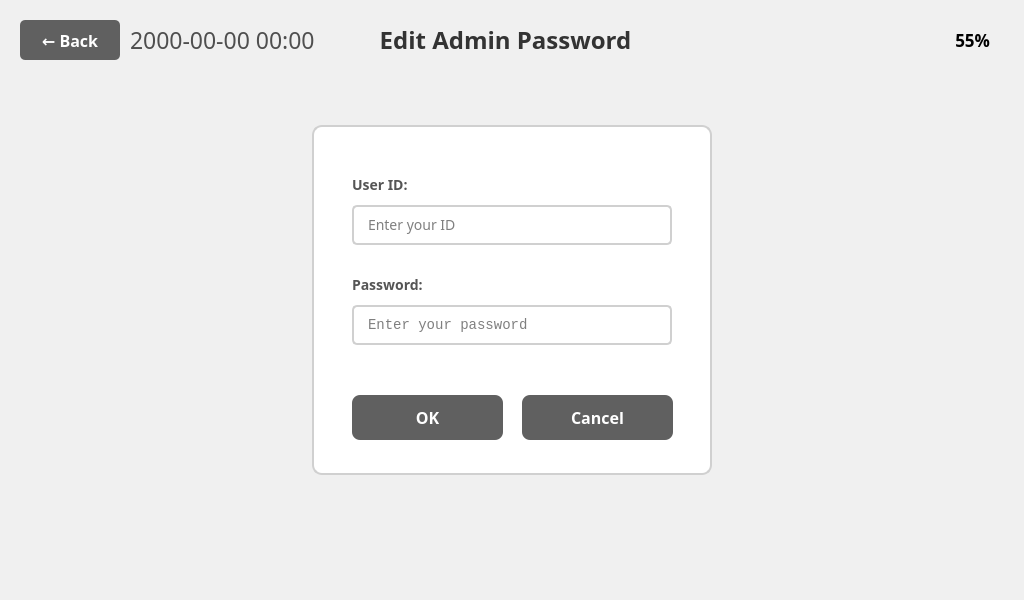
<?xml version="1.0" encoding="UTF-8"?>
<ui version="4.0">
 <class>AdminPwEdit1ViewWindow</class>
 <widget class="QWidget" name="AdminPwEdit1ViewWindow">
  <property name="geometry">
   <rect>
    <x>0</x>
    <y>0</y>
    <width>1024</width>
    <height>600</height>
   </rect>
  </property>
  <property name="font">
   <font>
    <family>Pretendard</family>
   </font>
  </property>
  <property name="styleSheet">
   <string notr="true">QWidget {
    background-color: #f0f0f0;
    font-family: 'Pretendard';
}</string>
  </property>
  <widget class="QWidget" name="main_widget" native="true">
   <property name="geometry">
    <rect>
     <x>0</x>
     <y>0</y>
     <width>1024</width>
     <height>600</height>
    </rect>
   </property>
   <widget class="QWidget" name="header_widget" native="true">
    <property name="geometry">
     <rect>
      <x>0</x>
      <y>0</y>
      <width>1024</width>
      <height>70</height>
     </rect>
    </property>
    <widget class="QPushButton" name="pushButton_back">
     <property name="geometry">
      <rect>
       <x>20</x>
       <y>20</y>
       <width>100</width>
       <height>40</height>
      </rect>
     </property>
     <property name="font">
      <font>
       <family>Pretendard</family>
       <pointsize>-1</pointsize>
       <weight>75</weight>
       <bold>true</bold>
      </font>
     </property>
     <property name="styleSheet">
      <string notr="true">QPushButton {
    background-color: #606060;
    color: white;
    border: none;
    border-radius: 5px;
    font-size: 16px;
    font-weight: bold;
}
QPushButton:hover {
    background-color: #707070;
}
QPushButton:pressed {
    background-color: #505050;
}</string>
     </property>
     <property name="text">
      <string>← Back</string>
     </property>
    </widget>
    <widget class="QLabel" name="label_title">
     <property name="geometry">
      <rect>
       <x>380</x>
       <y>20</y>
       <width>251</width>
       <height>40</height>
      </rect>
     </property>
     <property name="font">
      <font>
       <family>Pretendard</family>
       <pointsize>-1</pointsize>
       <weight>75</weight>
       <bold>true</bold>
      </font>
     </property>
     <property name="styleSheet">
      <string notr="true">QLabel {
    font-size: 24px;
    font-weight: bold;
    color: #333333;
}</string>
     </property>
     <property name="text">
      <string>Edit Admin Password</string>
     </property>
     <property name="alignment">
      <set>Qt::AlignCenter</set>
     </property>
    </widget>
    <widget class="QLabel" name="label_DateNClock">
     <property name="geometry">
      <rect>
       <x>130</x>
       <y>20</y>
       <width>221</width>
       <height>40</height>
      </rect>
     </property>
     <property name="palette">
      <palette>
       <active>
        <colorrole role="WindowText">
         <brush brushstyle="SolidPattern">
          <color alpha="255">
           <red>79</red>
           <green>79</green>
           <blue>79</blue>
          </color>
         </brush>
        </colorrole>
        <colorrole role="Button">
         <brush brushstyle="SolidPattern">
          <color alpha="255">
           <red>240</red>
           <green>240</green>
           <blue>240</blue>
          </color>
         </brush>
        </colorrole>
        <colorrole role="Base">
         <brush brushstyle="SolidPattern">
          <color alpha="255">
           <red>240</red>
           <green>240</green>
           <blue>240</blue>
          </color>
         </brush>
        </colorrole>
        <colorrole role="Window">
         <brush brushstyle="SolidPattern">
          <color alpha="255">
           <red>240</red>
           <green>240</green>
           <blue>240</blue>
          </color>
         </brush>
        </colorrole>
       </active>
       <inactive>
        <colorrole role="WindowText">
         <brush brushstyle="SolidPattern">
          <color alpha="255">
           <red>79</red>
           <green>79</green>
           <blue>79</blue>
          </color>
         </brush>
        </colorrole>
        <colorrole role="Button">
         <brush brushstyle="SolidPattern">
          <color alpha="255">
           <red>240</red>
           <green>240</green>
           <blue>240</blue>
          </color>
         </brush>
        </colorrole>
        <colorrole role="Base">
         <brush brushstyle="SolidPattern">
          <color alpha="255">
           <red>240</red>
           <green>240</green>
           <blue>240</blue>
          </color>
         </brush>
        </colorrole>
        <colorrole role="Window">
         <brush brushstyle="SolidPattern">
          <color alpha="255">
           <red>240</red>
           <green>240</green>
           <blue>240</blue>
          </color>
         </brush>
        </colorrole>
       </inactive>
       <disabled>
        <colorrole role="WindowText">
         <brush brushstyle="SolidPattern">
          <color alpha="255">
           <red>120</red>
           <green>120</green>
           <blue>120</blue>
          </color>
         </brush>
        </colorrole>
        <colorrole role="Button">
         <brush brushstyle="SolidPattern">
          <color alpha="255">
           <red>240</red>
           <green>240</green>
           <blue>240</blue>
          </color>
         </brush>
        </colorrole>
        <colorrole role="Base">
         <brush brushstyle="SolidPattern">
          <color alpha="255">
           <red>240</red>
           <green>240</green>
           <blue>240</blue>
          </color>
         </brush>
        </colorrole>
        <colorrole role="Window">
         <brush brushstyle="SolidPattern">
          <color alpha="255">
           <red>240</red>
           <green>240</green>
           <blue>240</blue>
          </color>
         </brush>
        </colorrole>
       </disabled>
      </palette>
     </property>
     <property name="font">
      <font>
       <family>Pretendard</family>
       <pointsize>17</pointsize>
       <weight>50</weight>
       <bold>false</bold>
      </font>
     </property>
     <property name="text">
      <string>2000-00-00 00:00</string>
     </property>
     <property name="alignment">
      <set>Qt::AlignLeading|Qt::AlignLeft|Qt::AlignVCenter</set>
     </property>
    </widget>
    <widget class="QLabel" name="label_BatteryGuage">
     <property name="geometry">
      <rect>
       <x>840</x>
       <y>20</y>
       <width>150</width>
       <height>40</height>
      </rect>
     </property>
     <property name="palette">
      <palette>
       <active>
        <colorrole role="WindowText">
         <brush brushstyle="SolidPattern">
          <color alpha="255">
           <red>0</red>
           <green>0</green>
           <blue>0</blue>
          </color>
         </brush>
        </colorrole>
        <colorrole role="Button">
         <brush brushstyle="SolidPattern">
          <color alpha="255">
           <red>240</red>
           <green>240</green>
           <blue>240</blue>
          </color>
         </brush>
        </colorrole>
        <colorrole role="Base">
         <brush brushstyle="SolidPattern">
          <color alpha="255">
           <red>240</red>
           <green>240</green>
           <blue>240</blue>
          </color>
         </brush>
        </colorrole>
        <colorrole role="Window">
         <brush brushstyle="SolidPattern">
          <color alpha="255">
           <red>240</red>
           <green>240</green>
           <blue>240</blue>
          </color>
         </brush>
        </colorrole>
       </active>
       <inactive>
        <colorrole role="WindowText">
         <brush brushstyle="SolidPattern">
          <color alpha="255">
           <red>0</red>
           <green>0</green>
           <blue>0</blue>
          </color>
         </brush>
        </colorrole>
        <colorrole role="Button">
         <brush brushstyle="SolidPattern">
          <color alpha="255">
           <red>240</red>
           <green>240</green>
           <blue>240</blue>
          </color>
         </brush>
        </colorrole>
        <colorrole role="Base">
         <brush brushstyle="SolidPattern">
          <color alpha="255">
           <red>240</red>
           <green>240</green>
           <blue>240</blue>
          </color>
         </brush>
        </colorrole>
        <colorrole role="Window">
         <brush brushstyle="SolidPattern">
          <color alpha="255">
           <red>240</red>
           <green>240</green>
           <blue>240</blue>
          </color>
         </brush>
        </colorrole>
       </inactive>
       <disabled>
        <colorrole role="WindowText">
         <brush brushstyle="SolidPattern">
          <color alpha="255">
           <red>120</red>
           <green>120</green>
           <blue>120</blue>
          </color>
         </brush>
        </colorrole>
        <colorrole role="Button">
         <brush brushstyle="SolidPattern">
          <color alpha="255">
           <red>240</red>
           <green>240</green>
           <blue>240</blue>
          </color>
         </brush>
        </colorrole>
        <colorrole role="Base">
         <brush brushstyle="SolidPattern">
          <color alpha="255">
           <red>240</red>
           <green>240</green>
           <blue>240</blue>
          </color>
         </brush>
        </colorrole>
        <colorrole role="Window">
         <brush brushstyle="SolidPattern">
          <color alpha="255">
           <red>240</red>
           <green>240</green>
           <blue>240</blue>
          </color>
         </brush>
        </colorrole>
       </disabled>
      </palette>
     </property>
     <property name="font">
      <font>
       <family>Pretendard</family>
       <pointsize>13</pointsize>
       <weight>75</weight>
       <bold>true</bold>
      </font>
     </property>
     <property name="text">
      <string>55%</string>
     </property>
     <property name="alignment">
      <set>Qt::AlignRight|Qt::AlignTrailing|Qt::AlignVCenter</set>
     </property>
    </widget>
    <widget class="QLabel" name="label_9">
     <property name="geometry">
      <rect>
       <x>870</x>
       <y>20</y>
       <width>80</width>
       <height>40</height>
      </rect>
     </property>
     <property name="text">
      <string/>
     </property>
     <property name="pixmap">
      <pixmap>../image/Icon/Battery_Icon-050.png</pixmap>
     </property>
     <property name="scaledContents">
      <bool>true</bool>
     </property>
    </widget>
   </widget>
   <widget class="QFrame" name="frame_login">
    <property name="geometry">
     <rect>
      <x>312</x>
      <y>125</y>
      <width>400</width>
      <height>350</height>
     </rect>
    </property>
    <property name="styleSheet">
     <string notr="true">QFrame {
    background-color: white;
    border: 2px solid #d0d0d0;
    border-radius: 10px;
}</string>
    </property>
    <property name="frameShape">
     <enum>QFrame::StyledPanel</enum>
    </property>
    <property name="frameShadow">
     <enum>QFrame::Raised</enum>
    </property>
    <widget class="QLabel" name="label_user_id">
     <property name="geometry">
      <rect>
       <x>40</x>
       <y>50</y>
       <width>320</width>
       <height>20</height>
      </rect>
     </property>
     <property name="font">
      <font>
       <family>Pretendard</family>
       <pointsize>-1</pointsize>
       <weight>75</weight>
       <bold>true</bold>
      </font>
     </property>
     <property name="styleSheet">
      <string notr="true">font-size: 14px; font-weight: bold; color: #555555; border: none;</string>
     </property>
     <property name="text">
      <string>User ID:</string>
     </property>
    </widget>
    <widget class="QLineEdit" name="lineEdit_user_id">
     <property name="geometry">
      <rect>
       <x>40</x>
       <y>80</y>
       <width>320</width>
       <height>40</height>
      </rect>
     </property>
     <property name="font">
      <font>
       <family>Pretendard</family>
       <pointsize>-1</pointsize>
      </font>
     </property>
     <property name="styleSheet">
      <string notr="true">QLineEdit {
    border: 2px solid #d0d0d0;
    border-radius: 5px;
    padding: 8px 12px;
    font-size: 14px;
    background-color: #ffffff;
}
QLineEdit:focus {
    border-color: #606060;
}</string>
     </property>
     <property name="placeholderText">
      <string>Enter your ID</string>
     </property>
    </widget>
    <widget class="QLabel" name="label_password">
     <property name="geometry">
      <rect>
       <x>40</x>
       <y>150</y>
       <width>320</width>
       <height>20</height>
      </rect>
     </property>
     <property name="font">
      <font>
       <family>Pretendard</family>
       <pointsize>-1</pointsize>
       <weight>75</weight>
       <bold>true</bold>
      </font>
     </property>
     <property name="styleSheet">
      <string notr="true">font-size: 14px; font-weight: bold; color: #555555; border: none;</string>
     </property>
     <property name="text">
      <string>Password:</string>
     </property>
    </widget>
    <widget class="QLineEdit" name="lineEdit_password">
     <property name="geometry">
      <rect>
       <x>40</x>
       <y>180</y>
       <width>320</width>
       <height>40</height>
      </rect>
     </property>
     <property name="font">
      <font>
       <family>Courier New</family>
       <pointsize>-1</pointsize>
      </font>
     </property>
     <property name="styleSheet">
      <string notr="true">QLineEdit {
    border: 2px solid #d0d0d0;
    border-radius: 5px;
    padding: 8px 12px;
    font-size: 14px;
    background-color: #ffffff;
    font-family: 'Courier New', monospace;
}
QLineEdit:focus {
    border-color: #606060;
}</string>
     </property>
     <property name="inputMethodHints">
      <set>Qt::ImhHiddenText|Qt::ImhLatinOnly|Qt::ImhNoAutoUppercase|Qt::ImhNoPredictiveText|Qt::ImhSensitiveData</set>
     </property>
     <property name="echoMode">
      <enum>QLineEdit::Password</enum>
     </property>
     <property name="placeholderText">
      <string>Enter your password</string>
     </property>
    </widget>
    <widget class="QPushButton" name="pushButton_ok">
     <property name="geometry">
      <rect>
       <x>40</x>
       <y>270</y>
       <width>151</width>
       <height>45</height>
      </rect>
     </property>
     <property name="font">
      <font>
       <family>Pretendard</family>
       <pointsize>-1</pointsize>
       <weight>75</weight>
       <bold>true</bold>
      </font>
     </property>
     <property name="styleSheet">
      <string notr="true">QPushButton {
    background-color: #606060;
    color: white;
    border: none;
    border-radius: 8px;
    font-size: 16px;
    font-weight: bold;
}
QPushButton:hover {
    background-color: #707070;
}
QPushButton:pressed {
    background-color: #505050;
}</string>
     </property>
     <property name="text">
      <string>OK</string>
     </property>
    </widget>
    <widget class="QPushButton" name="pushButton_cancel">
     <property name="geometry">
      <rect>
       <x>210</x>
       <y>270</y>
       <width>151</width>
       <height>45</height>
      </rect>
     </property>
     <property name="font">
      <font>
       <family>Pretendard</family>
       <pointsize>-1</pointsize>
       <weight>75</weight>
       <bold>true</bold>
      </font>
     </property>
     <property name="styleSheet">
      <string notr="true">QPushButton {
    background-color: #606060;
    color: white;
    border: none;
    border-radius: 8px;
    font-size: 16px;
    font-weight: bold;
}
QPushButton:hover {
    background-color: #707070;
}
QPushButton:pressed {
    background-color: #505050;
}</string>
     </property>
     <property name="text">
      <string>Cancel</string>
     </property>
    </widget>
   </widget>
  </widget>
 </widget>
 <resources/>
 <connections/>
</ui>
